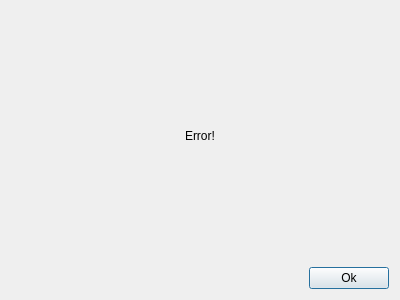
<?xml version="1.0" encoding="UTF-8"?>
<ui version="4.0">
 <class>ErrorDialog</class>
 <widget class="QDialog" name="ErrorDialog">
  <property name="geometry">
   <rect>
    <x>0</x>
    <y>0</y>
    <width>400</width>
    <height>300</height>
   </rect>
  </property>
  <property name="windowTitle">
   <string>Dialog</string>
  </property>
  <layout class="QVBoxLayout" name="verticalLayout">
   <item>
    <spacer name="verticalSpacer_2">
     <property name="orientation">
      <enum>Qt::Vertical</enum>
     </property>
     <property name="sizeHint" stdset="0">
      <size>
       <width>20</width>
       <height>40</height>
      </size>
     </property>
    </spacer>
   </item>
   <item>
    <layout class="QHBoxLayout" name="horizontalLayout">
     <item>
      <spacer name="horizontalSpacer">
       <property name="orientation">
        <enum>Qt::Horizontal</enum>
       </property>
       <property name="sizeHint" stdset="0">
        <size>
         <width>40</width>
         <height>20</height>
        </size>
       </property>
      </spacer>
     </item>
     <item>
      <widget class="QLabel" name="labelError">
       <property name="text">
        <string>Error!</string>
       </property>
      </widget>
     </item>
     <item>
      <spacer name="horizontalSpacer_2">
       <property name="orientation">
        <enum>Qt::Horizontal</enum>
       </property>
       <property name="sizeHint" stdset="0">
        <size>
         <width>40</width>
         <height>20</height>
        </size>
       </property>
      </spacer>
     </item>
    </layout>
   </item>
   <item>
    <spacer name="verticalSpacer">
     <property name="orientation">
      <enum>Qt::Vertical</enum>
     </property>
     <property name="sizeHint" stdset="0">
      <size>
       <width>20</width>
       <height>40</height>
      </size>
     </property>
    </spacer>
   </item>
   <item>
    <layout class="QHBoxLayout" name="horizontalLayout_2">
     <item>
      <spacer name="horizontalSpacer_3">
       <property name="orientation">
        <enum>Qt::Horizontal</enum>
       </property>
       <property name="sizeHint" stdset="0">
        <size>
         <width>40</width>
         <height>20</height>
        </size>
       </property>
      </spacer>
     </item>
     <item>
      <widget class="QPushButton" name="pushButton">
       <property name="text">
        <string>Ok</string>
       </property>
      </widget>
     </item>
    </layout>
   </item>
  </layout>
 </widget>
 <resources/>
 <connections/>
</ui>
